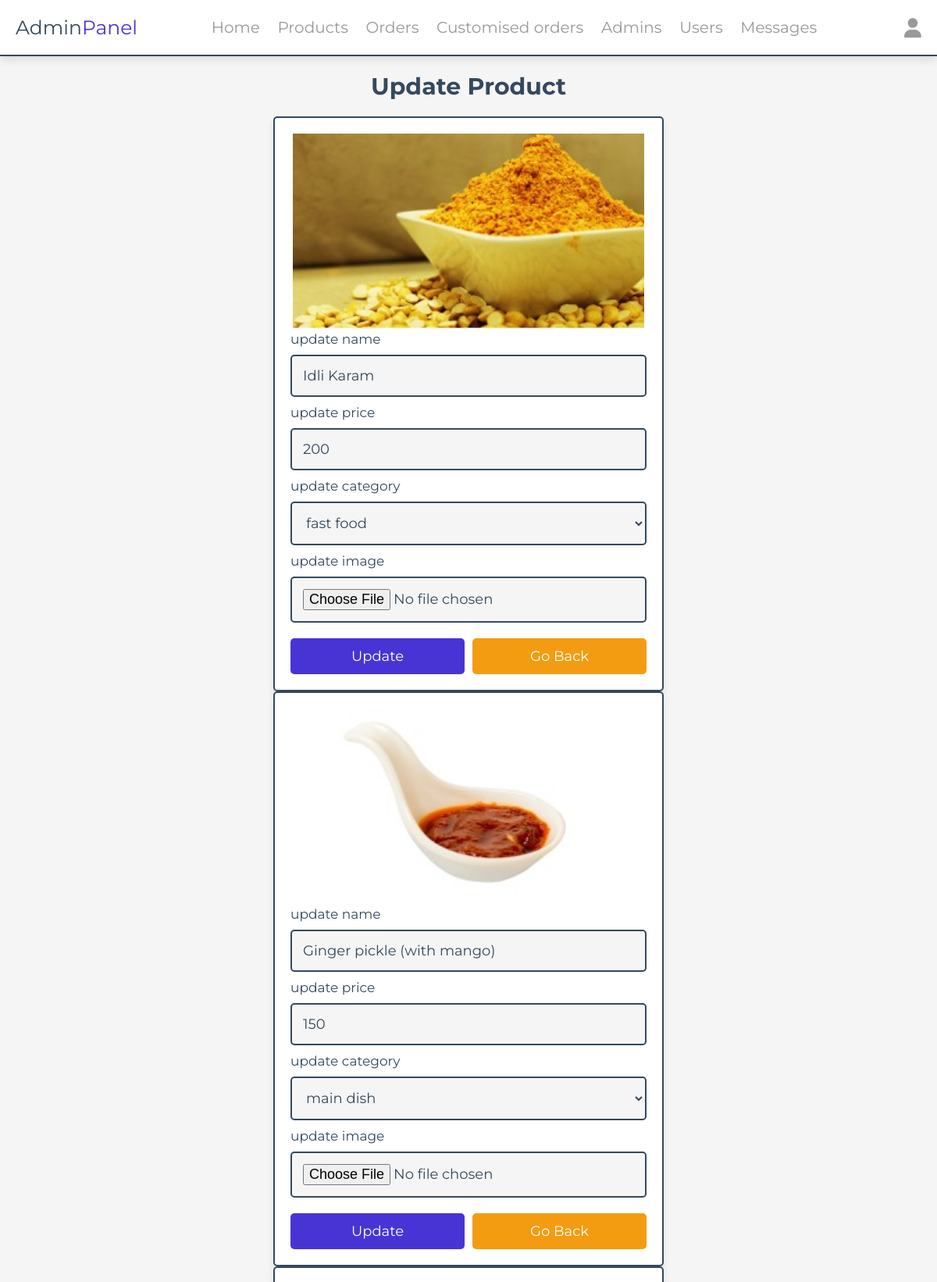
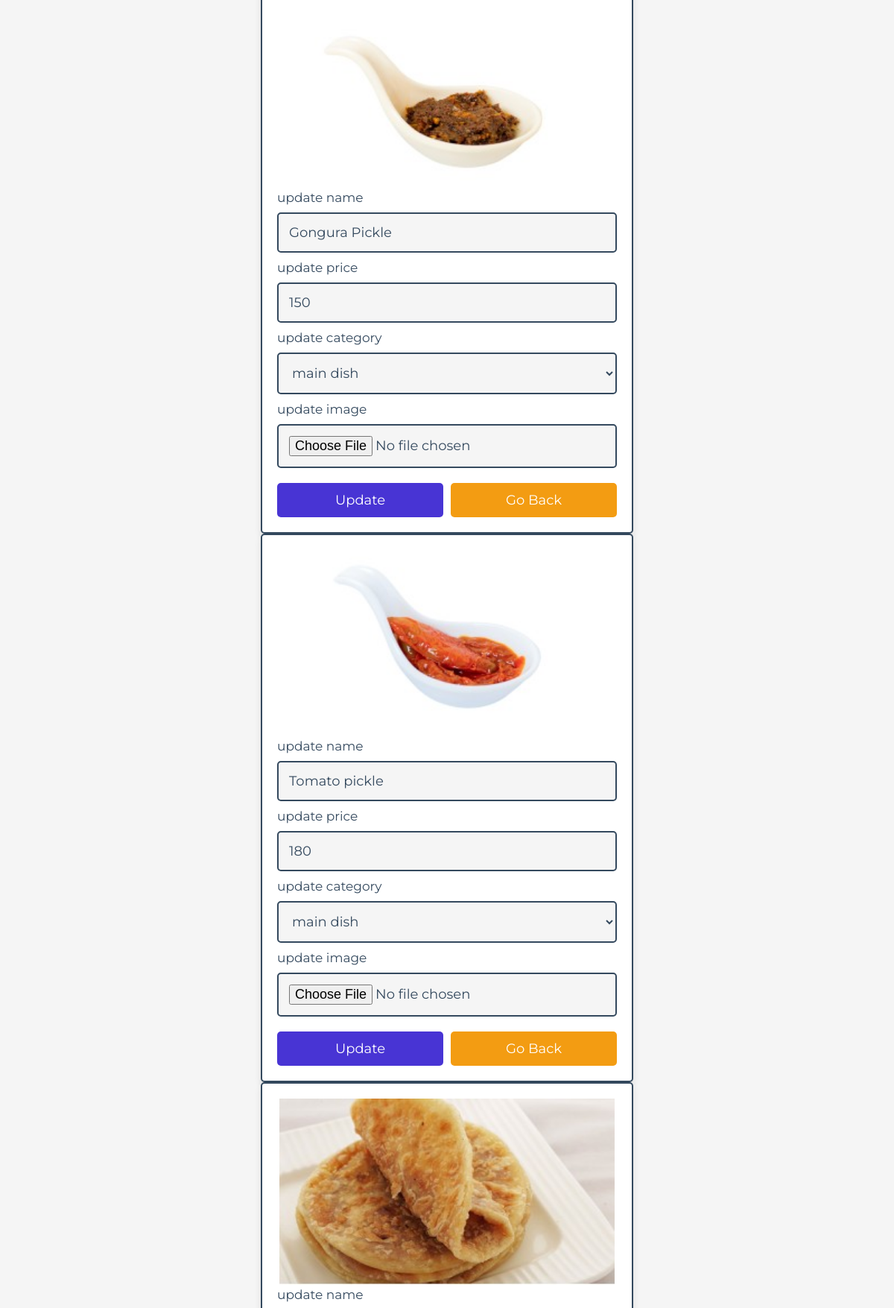
The app's page /admin/update_product.php?update=0 (signed in, upper part) with its own data (2 pictures, top to bottom).
### tables this page shows
CREATE TABLE `products` (
  `id` int(100) NOT NULL,
  `name` varchar(100) NOT NULL,
  `category` varchar(100) NOT NULL,
  `price` int(10) NOT NULL,
  `image` varchar(100) NOT NULL
);

### admin/update_product.php (the view, shortened to what this page needs)
<?php
include '../components/connect.php';
?>
<!DOCTYPE html>
<html lang="en">
<head>
   <link rel="stylesheet" href="https://cdnjs.cloudflare.com/ajax/libs/font-awesome/6.1.1/css/all.min.css">
   <link rel="stylesheet" href="../css/admin_style.css">
</head>
<body>
<?php include '../components/admin_header.php' ?>
<section class="update-product">
   <h1 class="heading">update product</h1>
   <?php
      $update_id = $_GET['update'];
      $show_products = $conn->prepare("SELECT * FROM `products` WHERE id = ?");
      $show_products->execute([$update_id]);
      if($show_products->rowCount() > 0){
         while($fetch_products = $show_products->fetch(PDO::FETCH_ASSOC)){
   ?>
   <form action="" method="POST" enctype="multipart/form-data">
      <img src="../uploaded_img/<?= $fetch_products['image']; ?>" alt="">
      <span>update name</span>
      <input type="text" required placeholder="enter product name" name="name" maxlength="100" class="box" value="<?= $fetch_products['name']; ?>">
      <span>update price</span>
      <input type="number" min="0" max="9999999999" required placeholder="enter product price" name="price" onkeypress="if(this.value.length == 10) return false;" class="box" value="<?= $fetch_products['price']; ?>">
      <span>update category</span>
      <select name="category" class="box" required>
         <option selected value="<?= $fetch_products['category']; ?>"><?= $fetch_products['category']; ?></option>
      </select>
      <span>update image</span>
      <input type="file" name="image" class="box" accept="image/jpg, image/jpeg, image/png, image/webp">
      <div class="flex-btn">
         <input type="submit" value="update" class="btn" name="update">
         <a href="products.php" class="option-btn">go back</a>
      </div>
   </form>
   <?php
         }
      }else{
         echo '<p class="empty">no products added yet!</p>';
      }
   ?>
</section>
</body>
</html>

### css/admin_style.css (style rules this page uses)
:root { --main-color:#4834d4; --red:#e74c3c; --orange:#f39c12; --black:#34495e; --white:#fff; --light-bg:#f5f5f5; --light-color:#999; --border:.2rem solid var(--black); --box-shadow:0 .5rem 1rem rgba(0,0,0,.1); }
* { font-family: 'Montserrat', sans-serif; margin:0; padding:0; box-sizing: border-box; text-decoration: none; outline: none; border:none; }
html { font-size: 62.5%; overflow-x: hidden; }
body { background-color: var(--light-bg); }
section { max-width: 1200px; margin:0 auto; padding:2rem; }
.btn, .delete-btn, .option-btn { display: block; margin-top: 1rem; border-radius: .5rem; cursor: pointer; width: 100%; font-size: 1.8rem; color:var(--white); padding:1.2rem 3rem; text-transform: capitalize; text-align: center; }
.btn { background-color: var(--main-color); }
.option-btn { background-color: var(--orange); }
.flex-btn { display: flex; gap:1rem; }
.heading { text-align: center; margin-bottom: 2rem; text-transform: capitalize; color:var(--black); font-size: 3rem; }
.update-product form { margin:0 auto; max-width: 50rem; background-color: var(--white); border-radius: .5rem; box-shadow: var(--box-shadow); border:var(--border); padding:2rem; }
.update-product form img { height: 25rem; width: 100%; object-fit: contain; }
.update-product form .box { background-color: var(--light-bg); border:var(--border); width: 100%; padding:1.4rem; font-size: 1.8rem; color:var(--black); border-radius: .5rem; margin: 1rem 0; }
.update-product form span { font-size: 1.7rem; color:var(--black); }

### records on screen
products: image (picture), name "Idli Karam", price "200", category "fast food"
products: image (picture), name "Ginger pickle (with mango)", price "150", category "main dish"
products: image (picture), name "Gongura Pickle", price "150", category "main dish"
products: image (picture), name "Tomato pickle", price "180", category "main dish"
products: image (picture)
